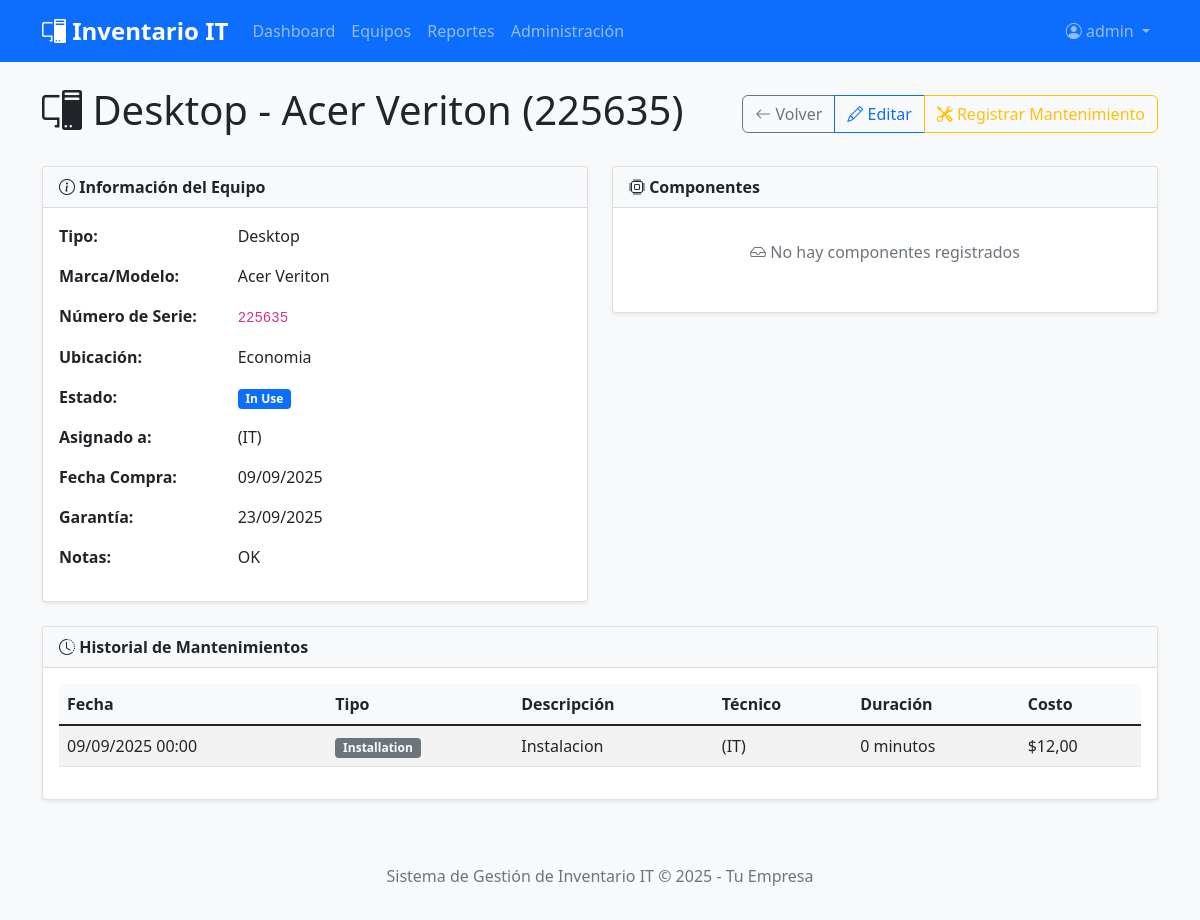
Page /inventory/equipment/5/ (signed in) on the committed database.
### inventory_app/models.py (models this page shows, shortened)
class Equipment(models.Model):
    EQUIPMENT_TYPES = (
        ('LAP', 'Laptop'),
        ('DES', 'Desktop'),
        ('MON', 'Monitor'),
        ('PRI', 'Printer'),
        ('NET', 'Network Device'),
        ('SER', 'Server'),
        ('PHO', 'Phone'),
        ('TAB', 'Tablet'),
        ('OTH', 'Other'),
    )
    STATUS_CHOICES = (
        ('AVA', 'Available'),
        ('INU', 'In Use'),
        ('REP', 'In Repair'),
        ('RET', 'Retired'),
        ('LOS', 'Lost'),
        ('DIS', 'Disposed'),
    )
    type = models.CharField(max_length=3, choices=EQUIPMENT_TYPES)
    brand = models.CharField(max_length=50)
    model = models.CharField(max_length=50)
    serial_number = models.CharField(max_length=100, unique=True)
    purchase_date = models.DateField()
    warranty_expiry = models.DateField(null=True, blank=True)
    location = models.CharField(max_length=100)
    status = models.CharField(max_length=3, choices=STATUS_CHOICES, default='AVA')
    assigned_to = models.ForeignKey(CompanyUser, on_delete=models.SET_NULL, null=True, blank=True)
    notes = models.TextField(blank=True)
    created_at = models.DateTimeField(auto_now_add=True)
    updated_at = models.DateTimeField(auto_now=True)
    class Meta:
        ordering = ['-created_at']
    def __str__(self):
        return f"{self.get_type_display()} - {self.brand} {self.model} ({self.serial_number})"

class CompanyUser(models.Model):
    user = models.OneToOneField(User, on_delete=models.CASCADE)
    department = models.CharField(max_length=100)
    phone = models.CharField(max_length=20)
    email = models.EmailField(unique=True, validators=[validate_company_email])
    def __str__(self):
        return f"{self.user.first_name} {self.user.last_name} ({self.department})"

class MaintenanceLog(models.Model):
    MAINTENANCE_TYPES = (
        ('REP', 'Repair'),
        ('PRE', 'Preventive Maintenance'),
        ('INC', 'Incident'),
        ('UPD', 'Update/Upgrade'),
        ('INS', 'Installation'),
        ('CON', 'Configuration'),
    )
    PRIORITY_CHOICES = (
        ('HIG', 'High'),
        ('MED', 'Medium'),
        ('LOW', 'Low'),
    )
    equipment = models.ForeignKey(Equipment, on_delete=models.CASCADE, related_name='maintenance_logs')
    maintenance_type = models.CharField(max_length=3, choices=MAINTENANCE_TYPES)
    title = models.CharField(max_length=200)
    description = models.TextField()
    technician = models.ForeignKey(CompanyUser, on_delete=models.CASCADE)
    start_date = models.DateTimeField()
    end_date = models.DateTimeField(null=True, blank=True)
    parts_used = models.TextField(blank=True)
    cost = models.DecimalField(max_digits=10, decimal_places=2, null=True, blank=True)
    priority = models.CharField(max_length=3, choices=PRIORITY_CHOICES, default='MED')
    resolution = models.TextField(blank=True)
    created_at = models.DateTimeField(auto_now_add=True)
    class Meta:
        ordering = ['-start_date']

### inventory_app/views.py (the view)
# urls.py: path('equipment/<int:pk>/', EquipmentDetailView.as_view(), name='equipment_detail'),
class EquipmentDetailView(LoginRequiredMixin, DetailView):
    model = Equipment
    template_name = 'equipment_detail.html'
    context_object_name = 'equipment'
    def get_context_data(self, **kwargs):
        context = super().get_context_data(**kwargs)
        equipment = self.get_object()
        context['maintenance_logs'] = MaintenanceLog.objects.filter(
            equipment=equipment
        ).select_related('technician').order_by('-start_date')
        context['components'] = equipment.components.all()
        return context

### inventory_app/templates/equipment_detail.html (shortened to what this page needs)
{% extends 'base.html' %}
{% block content %}
<div class="d-flex justify-content-between align-items-center mb-4">
    <h1><i class="bi bi-pc-display"></i> {{ equipment }}</h1>
    <div class="btn-group">
        <a href="{% url 'equipment_list' %}" class="btn btn-outline-secondary">
            <i class="bi bi-arrow-left"></i> Volver
        </a>
        {% if user.is_superuser %}
        <a href="{% url 'equipment_edit' equipment.pk %}" class="btn btn-outline-primary">
            <i class="bi bi-pencil"></i> Editar
        </a>
        <a href="{% url 'maintenance_create' equipment.pk %}" class="btn btn-outline-warning">
            <i class="bi bi-tools"></i> Registrar Mantenimiento
        </a>
        {% endif %}
    </div>
</div>
<div class="row">
    <div class="col-md-6">
        <div class="card mb-4">
            <div class="card-header bg-light">
                <i class="bi bi-info-circle"></i> Información del Equipo
            </div>
            <div class="card-body">
                <div class="row mb-3">
                    <div class="col-sm-4 fw-bold">Tipo:</div>
                    <div class="col-sm-8">{{ equipment.get_type_display }}</div>
                </div>
                <div class="row mb-3">
                    <div class="col-sm-4 fw-bold">Marca/Modelo:</div>
                    <div class="col-sm-8">{{ equipment.brand }} {{ equipment.model }}</div>
                </div>
                <div class="row mb-3">
                    <div class="col-sm-4 fw-bold">Número de Serie:</div>
                    <div class="col-sm-8"><code>{{ equipment.serial_number }}</code></div>
                </div>
                <div class="row mb-3">
                    <div class="col-sm-4 fw-bold">Ubicación:</div>
                    <div class="col-sm-8">{{ equipment.location }}</div>
                </div>
                <div class="row mb-3">
                    <div class="col-sm-4 fw-bold">Estado:</div>
                    <div class="col-sm-8">
                        <span class="badge
                            {% if equipment.status == 'AVA' %}bg-success
                            {% elif equipment.status == 'INU' %}bg-primary
                            {% elif equipment.status == 'REP' %}bg-warning
                            {% else %}bg-secondary{% endif %}">
                            {{ equipment.get_status_display }}
                        </span>
                    </div>
                </div>
                <div class="row mb-3">
                    <div class="col-sm-4 fw-bold">Asignado a:</div>
                    <div class="col-sm-8">
                        {% if equipment.assigned_to %}
                            {{ equipment.assigned_to }}
                        {% else %}
                            <span class="text-muted">No asignado</span>
                        {% endif %}
                    </div>
                </div>
                <div class="row mb-3">
                    <div class="col-sm-4 fw-bold">Fecha Compra:</div>
                    <div class="col-sm-8">{{ equipment.purchase_date|date:"d/m/Y" }}</div>
                </div>
                <div class="row mb-3">
                    <div class="col-sm-4 fw-bold">Garantía:</div>
                    <div class="col-sm-8">
                        {% if equipment.warranty_expiry %}
                            {{ equipment.warranty_expiry|date:"d/m/Y" }}
                        {% else %}
                            <span class="text-muted">No especificada</span>
                        {% endif %}
                    </div>
                </div>
                {% if equipment.notes %}
                <div class="row mb-3">
                    <div class="col-sm-4 fw-bold">Notas:</div>
                    <div class="col-sm-8">{{ equipment.notes }}</div>
                </div>
                {% endif %}
            </div>
        </div>
    </div>
    <div class="col-md-6">
        <div class="card mb-4">
            <div class="card-header bg-light">
                <i class="bi bi-cpu"></i> Componentes
            </div>
            <div class="card-body">
                {% if components %}
                <div class="list-group">
                    {% for component in components %}
                    <div class="list-group-item">
                        <div class="d-flex w-100 justify-content-between">
                            <h6 class="mb-1">{{ component.component_type }}</h6>
                            <small>{{ component.brand }} {{ component.model }}</small>
                        </div>
                        {% if component.serial_number %}
                        <small class="text-muted">Serial: {{ component.serial_number }}</small>
                        {% endif %}
                        {% if component.specifications %}
                        <p class="mb-1 mt-2"><small>{{ component.specifications }}</small></p>
                        {% endif %}
                    </div>
                    {% endfor %}
                </div>
                {% else %}
                <p class="text-muted text-center py-3">
                    <i class="bi bi-inbox"></i> No hay componentes registrados
                </p>
                {% endif %}
            </div>
        </div>
    </div>
</div>
<div class="card">
    <div class="card-header bg-light">
        <i class="bi bi-clock-history"></i> Historial de Mantenimientos
    </div>
    <div class="card-body">
        {% if maintenance_logs %}
        <div class="table-responsive">
            <table class="table table-striped">
                <thead>
                    <tr>
                        <th>Fecha</th>
                        <th>Tipo</th>
                        <th>Descripción</th>
                        <th>Técnico</th>
                        <th>Duración</th>
                        <th>Costo</th>
                    </tr>
                </thead>
                <tbody>
                    {% for log in maintenance_logs %}
                    <tr>
                        <td>{{ log.start_date|date:"d/m/Y H:i" }}</td>
                        <td><span class="badge bg-secondary">{{ log.get_maintenance_type_display }}</span></td>
                        <td>{{ log.title }}</td>
                        <td>{{ log.technician }}</td>
                        <td>
                            {% if log.end_date %}
                                {{ log.end_date|timesince:log.start_date }}
                            {% else %}
                                <span class="badge bg-warning">En progreso</span>
                            {% endif %}
                        </td>
                        <td>
                            {% if log.cost %}
                                ${{ log.cost }}
                            {% else %}
                                <span class="text-muted">-</span>
                            {% endif %}
                        </td>
                    </tr>
                    {% endfor %}
                </tbody>
            </table>
        </div>
        {% else %}
        <p class="text-muted text-center py-4">
            <i class="bi bi-inbox"></i> No hay historial de mantenimientos
        </p>
        {% endif %}
    </div>
</div>
{% endblock %}

### inventory_app/templates/base.html (shortened to what this page needs)
 <!DOCTYPE html>
<html lang="es">
<head>
    <link href="https://cdn.jsdelivr.net/npm/bootstrap@5.1.3/dist/css/bootstrap.min.css" rel="stylesheet">
    <link href="https://cdn.jsdelivr.net/npm/bootstrap-icons@1.7.2/font/bootstrap-icons.css" rel="stylesheet">
    <link href="/static/css/style.css" rel="stylesheet">
</head>
<body>
    <nav class="navbar navbar-expand-lg navbar-dark bg-primary">
        <div class="container">
            <a class="navbar-brand" href="{% url 'dashboard' %}">
                <i class="bi bi-pc-display"></i> Inventario IT
            </a>
            <div class="collapse navbar-collapse" id="navbarNav">
                <ul class="navbar-nav me-auto">
                    <li class="nav-item">
                        <a class="nav-link" href="{% url 'dashboard' %}">Dashboard</a>
                    </li>
                    <li class="nav-item">
                        <a class="nav-link" href="{% url 'equipment_list' %}">Equipos</a>
                    </li>
                    <li class="nav-item">
                        <a class="nav-link" href="{% url 'reports_dashboard' %}">Reportes</a>
                    </li>
                    {% if user.is_superuser %}
                    <li class="nav-item">
                        <a class="nav-link" href="/admin/">Administración</a>
                    </li>
                    {% endif %}
                </ul>
                <ul class="navbar-nav">
                    <li class="nav-item dropdown">
                        <a class="nav-link dropdown-toggle" href="#" id="navbarDropdown" role="button" data-bs-toggle="dropdown">
                            <i class="bi bi-person-circle"></i> {{ user.username }}
                        </a>
                    </li>
                </ul>
            </div>
        </div>
    </nav>
    <div class="container mt-4">
        {% block content %}
        {% endblock %}
    </div>
    <footer class="bg-light text-center text-muted py-3 mt-5">
        <div class="container">
            <p>Sistema de Gestión de Inventario IT &copy; {% now "Y" %} - Tu Empresa</p>
        </div>
    </footer>
</body>
</html>

### inventory_app/static/css/style.css (style rules this page uses)
body { background-color: #f8f9fa; font-family: 'Segoe UI', Tahoma, Geneva, Verdana, sans-serif; }
.navbar-brand { font-weight: bold; font-size: 1.5rem; }
.card { box-shadow: 0 0.125rem 0.25rem rgba(0, 0, 0, 0.075); border: 1px solid rgba(0, 0, 0, 0.125); }
.card-header { font-weight: 600; }
.table th { border-top: none; font-weight: 600; background-color: #f8f9fa; }
.btn { border-radius: 0.375rem; }
.badge { font-size: 0.75em; }
.card .card-header { border-radius: 0.5rem 0.5rem 0 0 !important; }

### rows in the picture
Equipment: type+brand+model "Desktop - Acer Veriton (225635)", type "Desktop", brand "Acer", model "Veriton", serial_number "225635", location "Economia", status "In Use", assigned_to "(IT)", purchase_date "09/09/2025", warranty_expiry "23/09/2025", notes "OK"
MaintenanceLog: start_date "09/09/2025 00:00", maintenance_type "Installation", title "Instalacion", technician "(IT)", end_date "0 minutos", cost "12,00"

### other values in the picture
{{ user.username }} "admin"
